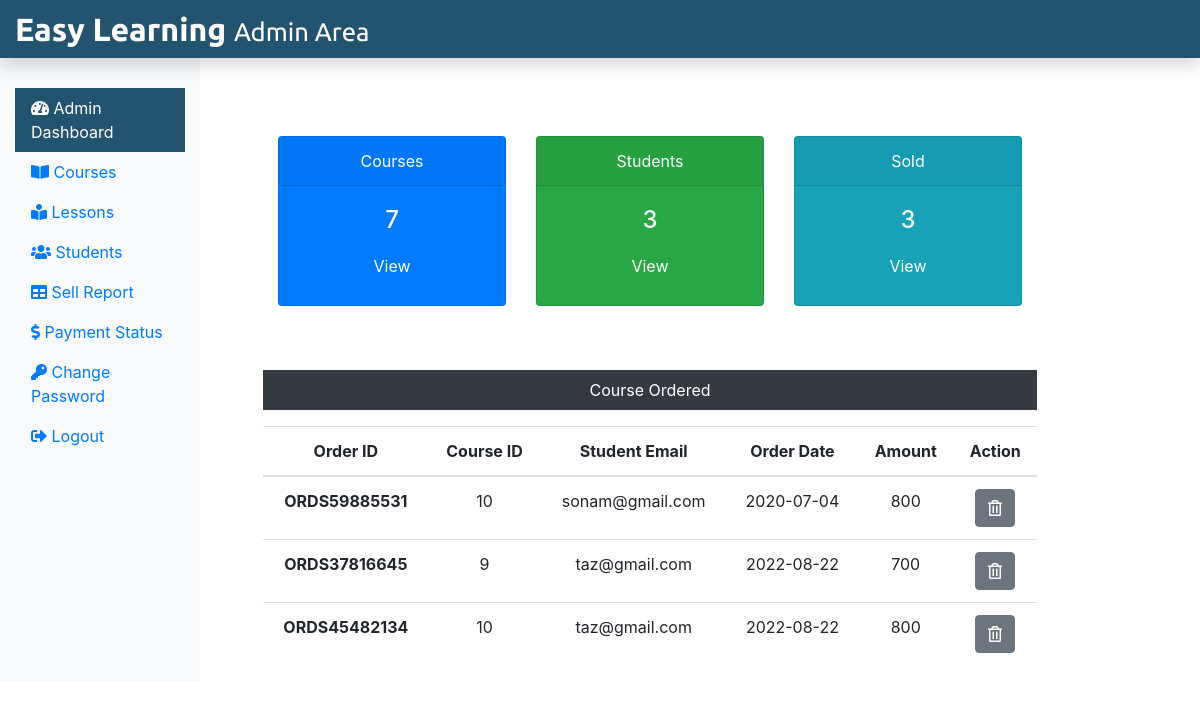
Screenshot of /Admin/adminDashboard.php (signed in) with the database file from the repository.
### tables this page shows
CREATE TABLE `courseorder` (
  `co_id` int(11) NOT NULL,
  `order_id` varchar(255) NOT NULL,
  `stu_email` varchar(255) NOT NULL,
  `course_id` int(11) NOT NULL,
  `status` varchar(255) NOT NULL,
  `respmsg` text NOT NULL,
  `amount` int(11) NOT NULL,
  `order_date` date NOT NULL
);

### Admin/adminDashboard.php (the view, shortened to what this page needs)
<?php
include('./adminInclude/header.php');
include('../dbConnection.php');
$sql = "SELECT * FROM course";
$result = $conn->query($sql);
$totalcourse = $result->num_rows;
 $sql = "SELECT * FROM student";
 $result = $conn->query($sql);
 $totalstu = $result->num_rows;
 $sql = "SELECT * FROM courseorder";
 $result = $conn->query($sql);
 $totalsold = $result->num_rows;
?>
  <div class="col-sm-9 mt-5">
    <div class="row mx-5 text-center">
      <div class="col-sm-4 mt-5">
        <div class="card text-white bg-primary mb-3" style="max-width: 18rem;">
          <div class="card-header">Courses</div>
          <div class="card-body">
            <h4 class="card-title">
              <?php echo $totalcourse; ?>
            </h4>
            <a class="btn text-white" href="courses.php">View</a>
          </div>
        </div>
      </div>
      <div class="col-sm-4 mt-5">
        <div class="card text-white bg-success mb-3" style="max-width: 18rem;">
          <div class="card-header">Students</div>
          <div class="card-body">
            <h4 class="card-title">
              <?php echo $totalstu; ?>
            </h4>
            <a class="btn text-white" href="students.php">View</a>
          </div>
        </div>
      </div>
      <div class="col-sm-4 mt-5">
        <div class="card text-white bg-info mb-3" style="max-width: 18rem;">
          <div class="card-header">Sold</div>
          <div class="card-body">
            <h4 class="card-title">
              <?php echo $totalsold; ?>
            </h4>
            <a class="btn text-white" href="sellreport.php">View</a>
          </div>
        </div>
      </div>
    </div>
    <div class="mx-5 mt-5 text-center">
      <p class=" bg-dark text-white p-2">Course Ordered</p>
      <?php
      $sql = "SELECT * FROM courseorder";
      $result = $conn->query($sql);
      if($result->num_rows > 0){
  echo '<table class="table">
    <thead>
    <tr>
      <th scope="col">Order ID</th>
      <th scope="col">Course ID</th>
      <th scope="col">Student Email</th>
      <th scope="col">Order Date</th>
      <th scope="col">Amount</th>
      <th scope="col">Action</th>
    </tr>
    </thead>
    <tbody>';
    while($row = $result->fetch_assoc()){
    echo '<tr>';
      echo '<th scope="row">'.$row["order_id"].'</th>';
      echo '<td>'. $row["course_id"].'</td>';
      echo '<td>'.$row["stu_email"].'</td>';
      echo '<td>'.$row["order_date"].'</td>';
      echo '<td>'.$row["amount"].'</td>';
      echo '<td><form action="" method="POST" class="d-inline"><input type="hidden" name="id" value='. $row["co_id"] .'><button type="submit" class="btn btn-secondary" name="delete" value="Delete"><i class="far fa-trash-alt"></i></button></form></td>';
      echo '</tr>';
    }
  echo '</tbody>
  </table>';
  } else {
    echo "0 Result";
  }
  ?>
    </div>
  </div>
  </div>
  </div>
<?php
include('./adminInclude/footer.php');
?>

### rows the page displays
courseorder: order "ORDS59885531", course "10", stu_email "sonam@gmail.com", order_date "2020-07-04", amount "800"
courseorder: order "ORDS37816645", course "9", stu_email "taz@gmail.com", order_date "2022-08-22", amount "700"
courseorder: order "ORDS45482134", course "10", stu_email "taz@gmail.com", order_date "2022-08-22", amount "800"

### other values shown
$totalcourse "7"
$totalstu "3"
$totalsold "3"
